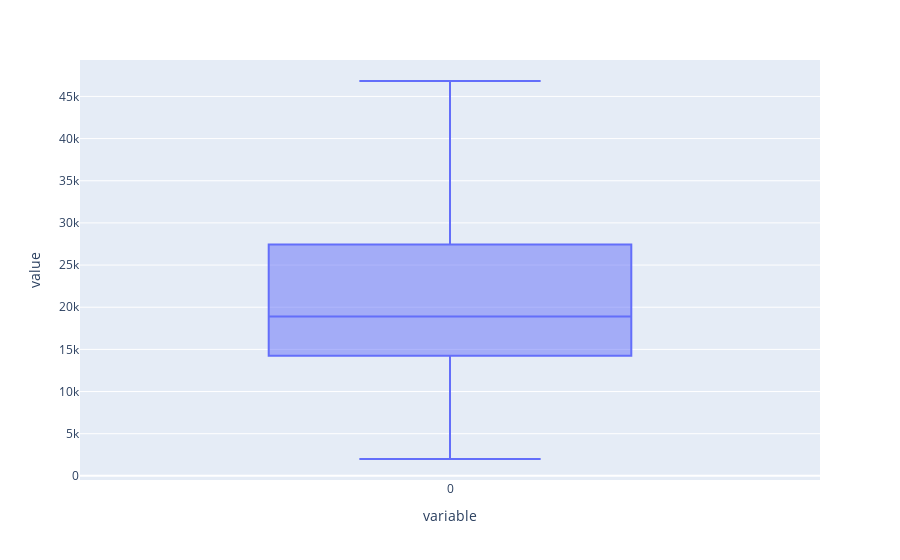

Notebook code for this chart:
### Code cell
diagramm = px.box(preise)
diagramm.show()

### Figure 1 — Plotly figure (JSON) as saved in the notebook; plotly's stock layout.template omitted (floating-point values rounded to 4 significant figures)
{"data": [{"alignmentgroup": "True", "hovertemplate": "variable=%{x}<br>value=%{y}<extra></extra>", "legendgroup": "", "marker": {"color": "#636efa"}, "name": "", "notched": false, "offsetgroup": "", "orientation": "v", "showlegend": false, "type": "box", "x": ["0", "0", "0", "0", "0", "0", "0", "0", "0", "0"], "x0": " ", "xaxis": "x", "y": [1999, 35990, 17850, 46830, 27443, 14240, 19950, 15950, 21990, 12450], "y0": " ", "yaxis": "y"}], "layout": {"boxmode": "group", "legend": {"tracegroupgap": 0}, "margin": {"t": 60}, "xaxis": {"anchor": "y", "domain": [0, 1], "title": {"text": "variable"}}, "yaxis": {"anchor": "x", "domain": [0, 1], "title": {"text": "value"}}}}
